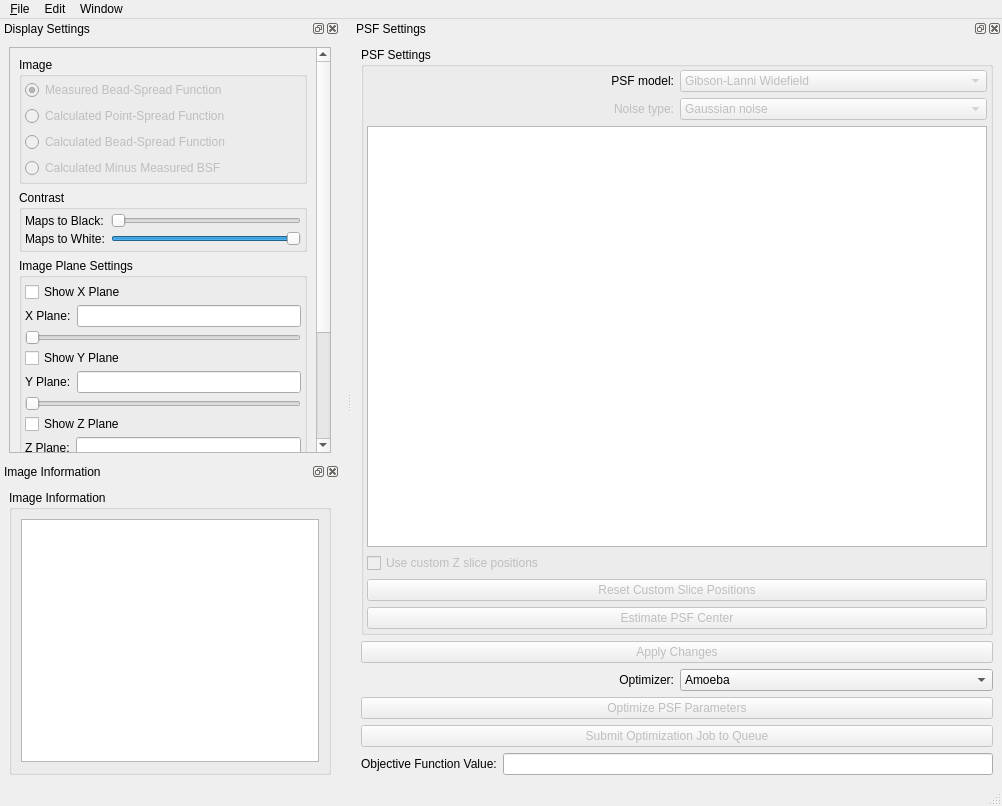
<?xml version="1.0" encoding="UTF-8"?>
<ui version="4.0">
 <class>MainWindow</class>
 <widget class="QMainWindow" name="MainWindow">
  <property name="geometry">
   <rect>
    <x>0</x>
    <y>0</y>
    <width>1002</width>
    <height>806</height>
   </rect>
  </property>
  <property name="sizePolicy">
   <sizepolicy hsizetype="Preferred" vsizetype="Preferred">
    <horstretch>0</horstretch>
    <verstretch>0</verstretch>
   </sizepolicy>
  </property>
  <property name="windowTitle">
   <string>PSF Estimator</string>
  </property>
  <property name="autoFillBackground">
   <bool>false</bool>
  </property>
  <widget class="QWidget" name="centralwidget">
   <property name="sizePolicy">
    <sizepolicy hsizetype="Maximum" vsizetype="Maximum">
     <horstretch>0</horstretch>
     <verstretch>0</verstretch>
    </sizepolicy>
   </property>
   <layout class="QHBoxLayout" name="horizontalLayout_2">
    <property name="spacing">
     <number>0</number>
    </property>
    <property name="margin">
     <number>0</number>
    </property>
    <item>
     <layout class="QVBoxLayout" name="verticalLayout_2">
      <property name="spacing">
       <number>0</number>
      </property>
      <item>
       <layout class="QHBoxLayout" name="horizontalLayout">
        <property name="spacing">
         <number>0</number>
        </property>
        <item>
         <widget class="QVTKWidget" name="qvtkWidget" native="true">
          <property name="enabled">
           <bool>true</bool>
          </property>
          <property name="sizePolicy">
           <sizepolicy hsizetype="Expanding" vsizetype="Expanding">
            <horstretch>0</horstretch>
            <verstretch>0</verstretch>
           </sizepolicy>
          </property>
         </widget>
        </item>
       </layout>
      </item>
     </layout>
    </item>
   </layout>
  </widget>
  <widget class="QStatusBar" name="statusbar"/>
  <widget class="QMenuBar" name="menubar">
   <property name="geometry">
    <rect>
     <x>0</x>
     <y>0</y>
     <width>1002</width>
     <height>26</height>
    </rect>
   </property>
   <widget class="QMenu" name="menuFile">
    <property name="title">
     <string>&amp;File</string>
    </property>
    <addaction name="actionNewImage"/>
    <addaction name="actionOpenImage"/>
    <addaction name="separator"/>
    <addaction name="actionSavePSFImage"/>
    <addaction name="actionSaveBSFImage"/>
    <addaction name="separator"/>
    <addaction name="actionLoadSession"/>
    <addaction name="actionSaveSession"/>
    <addaction name="separator"/>
    <addaction name="actionExit"/>
   </widget>
   <widget class="QMenu" name="menuWindows">
    <property name="title">
     <string>Window</string>
    </property>
    <addaction name="actionAboutApplication"/>
    <addaction name="separator"/>
    <addaction name="actionShowDisplaySettings"/>
    <addaction name="actionShowImageInformation"/>
    <addaction name="actionShowPSFSettings"/>
   </widget>
   <widget class="QMenu" name="menuEdit">
    <property name="title">
     <string>Edit</string>
    </property>
    <addaction name="actionCopy"/>
    <addaction name="actionPaste"/>
   </widget>
   <addaction name="menuFile"/>
   <addaction name="menuEdit"/>
   <addaction name="menuWindows"/>
  </widget>
  <widget class="QDockWidget" name="displayDockWidget">
   <property name="sizePolicy">
    <sizepolicy hsizetype="Minimum" vsizetype="Preferred">
     <horstretch>0</horstretch>
     <verstretch>0</verstretch>
    </sizepolicy>
   </property>
   <property name="minimumSize">
    <size>
     <width>340</width>
     <height>218</height>
    </size>
   </property>
   <property name="maximumSize">
    <size>
     <width>340</width>
     <height>524287</height>
    </size>
   </property>
   <property name="floating">
    <bool>false</bool>
   </property>
   <property name="features">
    <set>QDockWidget::AllDockWidgetFeatures</set>
   </property>
   <property name="allowedAreas">
    <set>Qt::LeftDockWidgetArea|Qt::RightDockWidgetArea</set>
   </property>
   <property name="windowTitle">
    <string>Display Settings</string>
   </property>
   <attribute name="dockWidgetArea">
    <number>1</number>
   </attribute>
   <widget class="QWidget" name="dockWidgetContents_2">
    <layout class="QVBoxLayout" name="verticalLayout_6">
     <item>
      <widget class="QScrollArea" name="scrollArea_2">
       <property name="widgetResizable">
        <bool>true</bool>
       </property>
       <widget class="QWidget" name="scrollAreaWidgetContents_2">
        <property name="geometry">
         <rect>
          <x>0</x>
          <y>0</y>
          <width>302</width>
          <height>580</height>
         </rect>
        </property>
        <layout class="QVBoxLayout" name="verticalLayout_9">
         <item>
          <widget class="QGroupBox" name="imageGroupBox">
           <property name="title">
            <string>Image</string>
           </property>
           <layout class="QVBoxLayout" name="verticalLayout_4">
            <property name="margin">
             <number>3</number>
            </property>
            <item>
             <widget class="QRadioButton" name="measuredBSFRadioButton">
              <property name="enabled">
               <bool>false</bool>
              </property>
              <property name="toolTip">
               <string>Show the loaded, measured PSF.</string>
              </property>
              <property name="text">
               <string>Measured Bead-Spread Function</string>
              </property>
              <property name="checked">
               <bool>true</bool>
              </property>
             </widget>
            </item>
            <item>
             <widget class="QRadioButton" name="calculatedPSFRadioButton">
              <property name="enabled">
               <bool>false</bool>
              </property>
              <property name="toolTip">
               <string>Show the calculated PSF.</string>
              </property>
              <property name="text">
               <string>Calculated Point-Spread Function</string>
              </property>
             </widget>
            </item>
            <item>
             <widget class="QRadioButton" name="calculatedBSFRadioButton">
              <property name="enabled">
               <bool>false</bool>
              </property>
              <property name="text">
               <string>Calculated Bead-Spread Function</string>
              </property>
             </widget>
            </item>
            <item>
             <widget class="QRadioButton" name="calculatedMinusMeasuredBSFRadioButton">
              <property name="enabled">
               <bool>false</bool>
              </property>
              <property name="text">
               <string>Calculated Minus Measured BSF</string>
              </property>
             </widget>
            </item>
           </layout>
          </widget>
         </item>
         <item>
          <widget class="QGroupBox" name="contrastGroupBox">
           <property name="title">
            <string>Contrast</string>
           </property>
           <layout class="QFormLayout" name="formLayout">
            <property name="fieldGrowthPolicy">
             <enum>QFormLayout::ExpandingFieldsGrow</enum>
            </property>
            <property name="verticalSpacing">
             <number>3</number>
            </property>
            <property name="margin">
             <number>3</number>
            </property>
            <item row="0" column="0">
             <widget class="QLabel" name="mapsToBlackLabel">
              <property name="text">
               <string>Maps to Black:</string>
              </property>
             </widget>
            </item>
            <item row="0" column="1">
             <widget class="QSlider" name="mapsToBlackSlider">
              <property name="orientation">
               <enum>Qt::Horizontal</enum>
              </property>
             </widget>
            </item>
            <item row="1" column="1">
             <widget class="QSlider" name="mapsToWhiteSlider">
              <property name="sliderPosition">
               <number>99</number>
              </property>
              <property name="orientation">
               <enum>Qt::Horizontal</enum>
              </property>
             </widget>
            </item>
            <item row="1" column="0">
             <widget class="QLabel" name="mapsToWhiteLabel">
              <property name="text">
               <string>Maps to White:</string>
              </property>
             </widget>
            </item>
           </layout>
          </widget>
         </item>
         <item>
          <widget class="QGroupBox" name="imagePlaneGroupBox">
           <property name="sizePolicy">
            <sizepolicy hsizetype="Preferred" vsizetype="Preferred">
             <horstretch>0</horstretch>
             <verstretch>0</verstretch>
            </sizepolicy>
           </property>
           <property name="minimumSize">
            <size>
             <width>0</width>
             <height>0</height>
            </size>
           </property>
           <property name="maximumSize">
            <size>
             <width>16777215</width>
             <height>16777215</height>
            </size>
           </property>
           <property name="title">
            <string>Image Plane Settings</string>
           </property>
           <layout class="QVBoxLayout" name="verticalLayout_3">
            <property name="margin">
             <number>3</number>
            </property>
            <item>
             <widget class="QWidget" name="isosurfaceWidget" native="true">
              <property name="sizePolicy">
               <sizepolicy hsizetype="Preferred" vsizetype="Minimum">
                <horstretch>0</horstretch>
                <verstretch>0</verstretch>
               </sizepolicy>
              </property>
              <layout class="QVBoxLayout" name="verticalLayout_13">
               <property name="spacing">
                <number>3</number>
               </property>
               <property name="leftMargin">
                <number>0</number>
               </property>
               <property name="topMargin">
                <number>1</number>
               </property>
               <property name="rightMargin">
                <number>0</number>
               </property>
               <property name="bottomMargin">
                <number>0</number>
               </property>
               <item>
                <widget class="QCheckBox" name="showXPlaneCheckBox">
                 <property name="text">
                  <string>Show X Plane</string>
                 </property>
                </widget>
               </item>
               <item>
                <widget class="QWidget" name="widget_4" native="true">
                 <layout class="QHBoxLayout" name="horizontalLayout_6">
                  <property name="margin">
                   <number>0</number>
                  </property>
                  <item>
                   <widget class="QLabel" name="xPlaneLabel">
                    <property name="text">
                     <string>X Plane:</string>
                    </property>
                   </widget>
                  </item>
                  <item>
                   <widget class="QLineEdit" name="xPlaneEdit"/>
                  </item>
                 </layout>
                </widget>
               </item>
               <item>
                <widget class="QSlider" name="xPlaneSlider">
                 <property name="orientation">
                  <enum>Qt::Horizontal</enum>
                 </property>
                 <property name="tickPosition">
                  <enum>QSlider::NoTicks</enum>
                 </property>
                 <property name="tickInterval">
                  <number>10</number>
                 </property>
                </widget>
               </item>
               <item>
                <widget class="QCheckBox" name="showYPlaneCheckBox">
                 <property name="text">
                  <string>Show Y Plane</string>
                 </property>
                </widget>
               </item>
               <item>
                <widget class="QWidget" name="widget_5" native="true">
                 <layout class="QHBoxLayout" name="horizontalLayout_7">
                  <property name="margin">
                   <number>0</number>
                  </property>
                  <item>
                   <widget class="QLabel" name="yPlaneLabel">
                    <property name="text">
                     <string>Y Plane:</string>
                    </property>
                   </widget>
                  </item>
                  <item>
                   <widget class="QLineEdit" name="yPlaneEdit"/>
                  </item>
                 </layout>
                </widget>
               </item>
               <item>
                <widget class="QSlider" name="yPlaneSlider">
                 <property name="orientation">
                  <enum>Qt::Horizontal</enum>
                 </property>
                 <property name="tickPosition">
                  <enum>QSlider::NoTicks</enum>
                 </property>
                 <property name="tickInterval">
                  <number>10</number>
                 </property>
                </widget>
               </item>
               <item>
                <widget class="QCheckBox" name="showZPlaneCheckBox">
                 <property name="text">
                  <string>Show Z Plane</string>
                 </property>
                </widget>
               </item>
               <item>
                <widget class="QWidget" name="widget_6" native="true">
                 <layout class="QHBoxLayout" name="horizontalLayout_8">
                  <property name="margin">
                   <number>0</number>
                  </property>
                  <item>
                   <widget class="QLabel" name="zPlaneLabel">
                    <property name="text">
                     <string>Z Plane:</string>
                    </property>
                   </widget>
                  </item>
                  <item>
                   <widget class="QLineEdit" name="zPlaneEdit"/>
                  </item>
                 </layout>
                </widget>
               </item>
               <item>
                <widget class="QSlider" name="zPlaneSlider">
                 <property name="orientation">
                  <enum>Qt::Horizontal</enum>
                 </property>
                 <property name="tickPosition">
                  <enum>QSlider::NoTicks</enum>
                 </property>
                 <property name="tickInterval">
                  <number>10</number>
                 </property>
                </widget>
               </item>
              </layout>
             </widget>
            </item>
            <item>
             <widget class="QWidget" name="renderingOptionsWidget" native="true">
              <layout class="QGridLayout" name="gridLayout">
               <property name="margin">
                <number>0</number>
               </property>
               <item row="0" column="1">
                <widget class="QWidget" name="widget_2" native="true">
                 <layout class="QHBoxLayout" name="horizontalLayout_4">
                  <property name="margin">
                   <number>0</number>
                  </property>
                 </layout>
                </widget>
               </item>
              </layout>
             </widget>
            </item>
           </layout>
          </widget>
         </item>
         <item>
          <widget class="QGroupBox" name="outlineGroupBox">
           <property name="title">
            <string>Outline</string>
           </property>
           <layout class="QVBoxLayout" name="verticalLayout_15">
            <property name="margin">
             <number>3</number>
            </property>
            <item>
             <widget class="QCheckBox" name="showDataOutlineCheckBox">
              <property name="toolTip">
               <string>Show/hide an outline around the image data.</string>
              </property>
              <property name="text">
               <string>Show Data Outline</string>
              </property>
              <property name="checked">
               <bool>true</bool>
              </property>
             </widget>
            </item>
           </layout>
          </widget>
         </item>
         <item>
          <widget class="QGroupBox" name="cameraGroupBox">
           <property name="title">
            <string>Camera</string>
           </property>
           <layout class="QHBoxLayout" name="horizontalLayout_3">
            <property name="margin">
             <number>3</number>
            </property>
            <item>
             <widget class="QToolButton" name="xPlusButton">
              <property name="minimumSize">
               <size>
                <width>32</width>
                <height>0</height>
               </size>
              </property>
              <property name="text">
               <string>X+</string>
              </property>
             </widget>
            </item>
            <item>
             <widget class="QToolButton" name="xMinusButton">
              <property name="minimumSize">
               <size>
                <width>32</width>
                <height>0</height>
               </size>
              </property>
              <property name="text">
               <string>X-</string>
              </property>
             </widget>
            </item>
            <item>
             <widget class="QToolButton" name="yPlusButton">
              <property name="minimumSize">
               <size>
                <width>32</width>
                <height>0</height>
               </size>
              </property>
              <property name="text">
               <string>Y+</string>
              </property>
             </widget>
            </item>
            <item>
             <widget class="QToolButton" name="yMinusButton">
              <property name="minimumSize">
               <size>
                <width>32</width>
                <height>0</height>
               </size>
              </property>
              <property name="text">
               <string>Y-</string>
              </property>
             </widget>
            </item>
            <item>
             <widget class="QToolButton" name="zPlusButton">
              <property name="minimumSize">
               <size>
                <width>32</width>
                <height>0</height>
               </size>
              </property>
              <property name="text">
               <string>Z+</string>
              </property>
             </widget>
            </item>
            <item>
             <widget class="QToolButton" name="zMinusButton">
              <property name="minimumSize">
               <size>
                <width>32</width>
                <height>0</height>
               </size>
              </property>
              <property name="text">
               <string>Z-</string>
              </property>
             </widget>
            </item>
           </layout>
          </widget>
         </item>
         <item>
          <spacer name="verticalSpacer">
           <property name="orientation">
            <enum>Qt::Vertical</enum>
           </property>
           <property name="sizeHint" stdset="0">
            <size>
             <width>20</width>
             <height>0</height>
            </size>
           </property>
          </spacer>
         </item>
        </layout>
       </widget>
      </widget>
     </item>
    </layout>
   </widget>
  </widget>
  <widget class="QDockWidget" name="imageInformationDockWidget">
   <property name="maximumSize">
    <size>
     <width>340</width>
     <height>524287</height>
    </size>
   </property>
   <property name="windowTitle">
    <string>Image Information</string>
   </property>
   <attribute name="dockWidgetArea">
    <number>1</number>
   </attribute>
   <widget class="QWidget" name="dockWidgetContents_4">
    <layout class="QVBoxLayout" name="verticalLayout_12">
     <item>
      <widget class="QGroupBox" name="imageInformationGroupBox">
       <property name="sizePolicy">
        <sizepolicy hsizetype="Preferred" vsizetype="Preferred">
         <horstretch>0</horstretch>
         <verstretch>0</verstretch>
        </sizepolicy>
       </property>
       <property name="maximumSize">
        <size>
         <width>16777215</width>
         <height>16777215</height>
        </size>
       </property>
       <property name="title">
        <string>Image Information</string>
       </property>
       <layout class="QVBoxLayout" name="verticalLayout_7">
        <property name="bottomMargin">
         <number>10</number>
        </property>
        <item>
         <widget class="QTableView" name="imageDataView">
          <property name="sizePolicy">
           <sizepolicy hsizetype="Preferred" vsizetype="Preferred">
            <horstretch>0</horstretch>
            <verstretch>0</verstretch>
           </sizepolicy>
          </property>
          <property name="minimumSize">
           <size>
            <width>0</width>
            <height>0</height>
           </size>
          </property>
          <property name="maximumSize">
           <size>
            <width>16777215</width>
            <height>16777215</height>
           </size>
          </property>
          <property name="horizontalScrollBarPolicy">
           <enum>Qt::ScrollBarAlwaysOff</enum>
          </property>
          <property name="editTriggers">
           <set>QAbstractItemView::AllEditTriggers</set>
          </property>
          <property name="dragEnabled">
           <bool>true</bool>
          </property>
          <property name="alternatingRowColors">
           <bool>true</bool>
          </property>
          <property name="selectionMode">
           <enum>QAbstractItemView::NoSelection</enum>
          </property>
          <property name="wordWrap">
           <bool>false</bool>
          </property>
          <attribute name="horizontalHeaderDefaultSectionSize">
           <number>95</number>
          </attribute>
          <attribute name="horizontalHeaderStretchLastSection">
           <bool>true</bool>
          </attribute>
          <attribute name="verticalHeaderVisible">
           <bool>false</bool>
          </attribute>
          <attribute name="verticalHeaderDefaultSectionSize">
           <number>14</number>
          </attribute>
          <attribute name="verticalHeaderHighlightSections">
           <bool>false</bool>
          </attribute>
         </widget>
        </item>
       </layout>
      </widget>
     </item>
    </layout>
   </widget>
  </widget>
  <widget class="QDockWidget" name="psfSettingsDockWidget">
   <property name="minimumSize">
    <size>
     <width>323</width>
     <height>524</height>
    </size>
   </property>
   <property name="allowedAreas">
    <set>Qt::BottomDockWidgetArea|Qt::LeftDockWidgetArea|Qt::RightDockWidgetArea</set>
   </property>
   <property name="windowTitle">
    <string>PSF Settings</string>
   </property>
   <attribute name="dockWidgetArea">
    <number>2</number>
   </attribute>
   <widget class="QWidget" name="dockWidgetContents">
    <layout class="QVBoxLayout" name="verticalLayout">
     <item>
      <widget class="QGroupBox" name="groupBox">
       <property name="title">
        <string>PSF Settings</string>
       </property>
       <layout class="QVBoxLayout" name="verticalLayout_5">
        <property name="margin">
         <number>3</number>
        </property>
        <item>
         <widget class="QWidget" name="psfModelWidget" native="true">
          <property name="enabled">
           <bool>true</bool>
          </property>
          <layout class="QHBoxLayout" name="horizontalLayout_9">
           <property name="margin">
            <number>0</number>
           </property>
           <item>
            <widget class="QLabel" name="psfModelLabel">
             <property name="enabled">
              <bool>true</bool>
             </property>
             <property name="text">
              <string>PSF model:</string>
             </property>
             <property name="alignment">
              <set>Qt::AlignRight|Qt::AlignTrailing|Qt::AlignVCenter</set>
             </property>
            </widget>
           </item>
           <item>
            <widget class="QComboBox" name="psfModelComboBox">
             <property name="enabled">
              <bool>false</bool>
             </property>
             <property name="currentIndex">
              <number>1</number>
             </property>
             <item>
              <property name="text">
               <string>Gaussian</string>
              </property>
             </item>
             <item>
              <property name="text">
               <string>Gibson-Lanni Widefield</string>
              </property>
             </item>
             <item>
              <property name="text">
               <string>Modified Gibson-Lanni Widefield</string>
              </property>
             </item>
            </widget>
           </item>
          </layout>
         </widget>
        </item>
        <item>
         <widget class="QWidget" name="noiseTypeWidget" native="true">
          <property name="enabled">
           <bool>false</bool>
          </property>
          <layout class="QHBoxLayout" name="horizontalLayout_10">
           <property name="margin">
            <number>0</number>
           </property>
           <item>
            <widget class="QLabel" name="noiseTypeLabel">
             <property name="enabled">
              <bool>false</bool>
             </property>
             <property name="text">
              <string>Noise type:</string>
             </property>
             <property name="alignment">
              <set>Qt::AlignRight|Qt::AlignTrailing|Qt::AlignVCenter</set>
             </property>
            </widget>
           </item>
           <item>
            <widget class="QComboBox" name="noiseTypeComboBox">
             <property name="enabled">
              <bool>false</bool>
             </property>
             <item>
              <property name="text">
               <string>Gaussian noise</string>
              </property>
             </item>
             <item>
              <property name="text">
               <string>Poisson noise</string>
              </property>
             </item>
            </widget>
           </item>
          </layout>
         </widget>
        </item>
        <item>
         <widget class="QTableView" name="psfSettingsTableView">
          <property name="minimumSize">
           <size>
            <width>0</width>
            <height>120</height>
           </size>
          </property>
          <property name="editTriggers">
           <set>QAbstractItemView::AllEditTriggers</set>
          </property>
          <property name="dragEnabled">
           <bool>true</bool>
          </property>
          <property name="alternatingRowColors">
           <bool>true</bool>
          </property>
          <property name="selectionMode">
           <enum>QAbstractItemView::ContiguousSelection</enum>
          </property>
          <attribute name="horizontalHeaderStretchLastSection">
           <bool>true</bool>
          </attribute>
          <attribute name="verticalHeaderVisible">
           <bool>false</bool>
          </attribute>
          <attribute name="verticalHeaderDefaultSectionSize">
           <number>14</number>
          </attribute>
          <attribute name="verticalHeaderHighlightSections">
           <bool>false</bool>
          </attribute>
         </widget>
        </item>
        <item>
         <widget class="QCheckBox" name="useCustomZSlicePositions">
          <property name="enabled">
           <bool>false</bool>
          </property>
          <property name="text">
           <string>Use custom Z slice positions</string>
          </property>
         </widget>
        </item>
        <item>
         <widget class="QPushButton" name="resetCustomSlicePositionsButton">
          <property name="enabled">
           <bool>false</bool>
          </property>
          <property name="text">
           <string>Reset Custom Slice Positions</string>
          </property>
         </widget>
        </item>
        <item>
         <widget class="QPushButton" name="estimatePSFCenterButton">
          <property name="enabled">
           <bool>false</bool>
          </property>
          <property name="text">
           <string>Estimate PSF Center</string>
          </property>
         </widget>
        </item>
       </layout>
      </widget>
     </item>
     <item>
      <widget class="QPushButton" name="applyButton">
       <property name="enabled">
        <bool>false</bool>
       </property>
       <property name="text">
        <string>Apply Changes</string>
       </property>
       <property name="checkable">
        <bool>false</bool>
       </property>
      </widget>
     </item>
     <item>
      <widget class="QWidget" name="optimizerWidget" native="true">
       <layout class="QHBoxLayout" name="horizontalLayout_11">
        <property name="margin">
         <number>0</number>
        </property>
        <item>
         <widget class="QLabel" name="optimizerLabel">
          <property name="text">
           <string>Optimizer:</string>
          </property>
          <property name="alignment">
           <set>Qt::AlignRight|Qt::AlignTrailing|Qt::AlignVCenter</set>
          </property>
         </widget>
        </item>
        <item>
         <widget class="QComboBox" name="optimizerComboBox">
          <item>
           <property name="text">
            <string>Amoeba</string>
           </property>
          </item>
          <item>
           <property name="text">
            <string>Conjugate Gradient</string>
           </property>
          </item>
          <item>
           <property name="text">
            <string>Gradient Descent</string>
           </property>
          </item>
          <item>
           <property name="text">
            <string>LBFGSB</string>
           </property>
          </item>
          <item>
           <property name="text">
            <string>One Plus One Evolutionary</string>
           </property>
          </item>
          <item>
           <property name="text">
            <string>Powell</string>
           </property>
          </item>
         </widget>
        </item>
       </layout>
      </widget>
     </item>
     <item>
      <widget class="QPushButton" name="optimizePSFParametersButton">
       <property name="enabled">
        <bool>false</bool>
       </property>
       <property name="text">
        <string>Optimize PSF Parameters</string>
       </property>
      </widget>
     </item>
     <item>
      <widget class="QPushButton" name="submitOptimizationJobToQueueButton">
       <property name="enabled">
        <bool>false</bool>
       </property>
       <property name="text">
        <string>Submit Optimization Job to Queue</string>
       </property>
      </widget>
     </item>
     <item>
      <widget class="QWidget" name="objectiveFunctionWidget" native="true">
       <layout class="QHBoxLayout" name="horizontalLayout_5">
        <property name="margin">
         <number>0</number>
        </property>
        <item>
         <widget class="QLabel" name="objectiveFunctionValueLabel">
          <property name="text">
           <string>Objective Function Value:</string>
          </property>
         </widget>
        </item>
        <item>
         <widget class="QLineEdit" name="objectiveFunctionValueEdit">
          <property name="readOnly">
           <bool>true</bool>
          </property>
         </widget>
        </item>
       </layout>
      </widget>
     </item>
    </layout>
   </widget>
  </widget>
  <action name="actionOpenImage">
   <property name="text">
    <string>&amp;Open Image...</string>
   </property>
   <property name="shortcut">
    <string>Ctrl+O</string>
   </property>
  </action>
  <action name="actionExit">
   <property name="text">
    <string>E&amp;xit</string>
   </property>
  </action>
  <action name="actionSavePicture">
   <property name="text">
    <string>Save Picture...</string>
   </property>
  </action>
  <action name="actionSaveGeometry">
   <property name="text">
    <string>Save Geometry...</string>
   </property>
  </action>
  <action name="actionSaveView">
   <property name="text">
    <string>Save View...</string>
   </property>
  </action>
  <action name="actionOpenView">
   <property name="text">
    <string>Open View...</string>
   </property>
  </action>
  <action name="actionResetView">
   <property name="text">
    <string>Reset View</string>
   </property>
  </action>
  <action name="actionSaveRotationAnimation">
   <property name="text">
    <string>Save Rotation Animation...</string>
   </property>
  </action>
  <action name="actionSaveFilteredImage">
   <property name="text">
    <string>Save Filtered Image...</string>
   </property>
   <property name="shortcut">
    <string>Ctrl+S</string>
   </property>
  </action>
  <action name="actionSaveFiberOrientationImage">
   <property name="text">
    <string>Save Fiber Orientation Image...</string>
   </property>
  </action>
  <action name="actionShowTasksWindow">
   <property name="checkable">
    <bool>true</bool>
   </property>
   <property name="checked">
    <bool>true</bool>
   </property>
   <property name="text">
    <string>Tasks Window</string>
   </property>
  </action>
  <action name="actionShowImageAnalysisWindow">
   <property name="checkable">
    <bool>true</bool>
   </property>
   <property name="checked">
    <bool>true</bool>
   </property>
   <property name="text">
    <string>Image Analysis Window</string>
   </property>
  </action>
  <action name="actionShowDisplaySettings">
   <property name="checkable">
    <bool>true</bool>
   </property>
   <property name="checked">
    <bool>true</bool>
   </property>
   <property name="text">
    <string>Display Settings</string>
   </property>
  </action>
  <action name="actionGb2">
   <property name="checkable">
    <bool>true</bool>
   </property>
   <property name="checked">
    <bool>true</bool>
   </property>
   <property name="text">
    <string>gb2</string>
   </property>
  </action>
  <action name="actionGb3">
   <property name="checkable">
    <bool>true</bool>
   </property>
   <property name="checked">
    <bool>true</bool>
   </property>
   <property name="text">
    <string>gb3</string>
   </property>
  </action>
  <action name="actionShowImageInformation">
   <property name="checkable">
    <bool>true</bool>
   </property>
   <property name="checked">
    <bool>true</bool>
   </property>
   <property name="text">
    <string>Image Information</string>
   </property>
  </action>
  <action name="actionSaveFiberOrientationData">
   <property name="text">
    <string>Save Fiber Orientation Data...</string>
   </property>
  </action>
  <action name="actionAboutApplication">
   <property name="text">
    <string>About PSF Estimator</string>
   </property>
  </action>
  <action name="actionShowPSFSettings">
   <property name="checkable">
    <bool>true</bool>
   </property>
   <property name="checked">
    <bool>true</bool>
   </property>
   <property name="text">
    <string>PSF Settings</string>
   </property>
  </action>
  <action name="actionSavePSFImage">
   <property name="text">
    <string>Save PSF Image...</string>
   </property>
  </action>
  <action name="actionLoadSession">
   <property name="text">
    <string>Load Session...</string>
   </property>
   <property name="shortcut">
    <string>Ctrl+L</string>
   </property>
  </action>
  <action name="actionSaveSession">
   <property name="text">
    <string>&amp;Save Session...</string>
   </property>
   <property name="shortcut">
    <string>Ctrl+S</string>
   </property>
  </action>
  <action name="actionSaveBSFImage">
   <property name="text">
    <string>Save BSF Image...</string>
   </property>
  </action>
  <action name="actionNewImage">
   <property name="text">
    <string>&amp;New Image...</string>
   </property>
   <property name="shortcut">
    <string>Ctrl+N</string>
   </property>
  </action>
  <action name="actionCopy">
   <property name="text">
    <string>Copy</string>
   </property>
   <property name="shortcut">
    <string>Ctrl+C</string>
   </property>
  </action>
  <action name="actionPaste">
   <property name="text">
    <string>Paste</string>
   </property>
   <property name="shortcut">
    <string>Ctrl+V</string>
   </property>
  </action>
 </widget>
 <customwidgets>
  <customwidget>
   <class>QVTKWidget</class>
   <extends>QWidget</extends>
   <header>QVTKWidget.h</header>
  </customwidget>
 </customwidgets>
 <resources/>
 <connections>
  <connection>
   <sender>actionShowDisplaySettings</sender>
   <signal>triggered(bool)</signal>
   <receiver>displayDockWidget</receiver>
   <slot>setVisible(bool)</slot>
   <hints>
    <hint type="sourcelabel">
     <x>-1</x>
     <y>-1</y>
    </hint>
    <hint type="destinationlabel">
     <x>199</x>
     <y>404</y>
    </hint>
   </hints>
  </connection>
  <connection>
   <sender>displayDockWidget</sender>
   <signal>visibilityChanged(bool)</signal>
   <receiver>actionShowDisplaySettings</receiver>
   <slot>setChecked(bool)</slot>
   <hints>
    <hint type="sourcelabel">
     <x>199</x>
     <y>404</y>
    </hint>
    <hint type="destinationlabel">
     <x>-1</x>
     <y>-1</y>
    </hint>
   </hints>
  </connection>
  <connection>
   <sender>actionShowImageInformation</sender>
   <signal>triggered(bool)</signal>
   <receiver>imageInformationDockWidget</receiver>
   <slot>setVisible(bool)</slot>
   <hints>
    <hint type="sourcelabel">
     <x>-1</x>
     <y>-1</y>
    </hint>
    <hint type="destinationlabel">
     <x>169</x>
     <y>626</y>
    </hint>
   </hints>
  </connection>
  <connection>
   <sender>imageInformationDockWidget</sender>
   <signal>visibilityChanged(bool)</signal>
   <receiver>actionShowImageInformation</receiver>
   <slot>setChecked(bool)</slot>
   <hints>
    <hint type="sourcelabel">
     <x>169</x>
     <y>626</y>
    </hint>
    <hint type="destinationlabel">
     <x>-1</x>
     <y>-1</y>
    </hint>
   </hints>
  </connection>
  <connection>
   <sender>actionShowPSFSettings</sender>
   <signal>triggered(bool)</signal>
   <receiver>psfSettingsDockWidget</receiver>
   <slot>setVisible(bool)</slot>
   <hints>
    <hint type="sourcelabel">
     <x>-1</x>
     <y>-1</y>
    </hint>
    <hint type="destinationlabel">
     <x>169</x>
     <y>551</y>
    </hint>
   </hints>
  </connection>
  <connection>
   <sender>psfSettingsDockWidget</sender>
   <signal>visibilityChanged(bool)</signal>
   <receiver>actionShowPSFSettings</receiver>
   <slot>setChecked(bool)</slot>
   <hints>
    <hint type="sourcelabel">
     <x>169</x>
     <y>551</y>
    </hint>
    <hint type="destinationlabel">
     <x>-1</x>
     <y>-1</y>
    </hint>
   </hints>
  </connection>
 </connections>
</ui>
